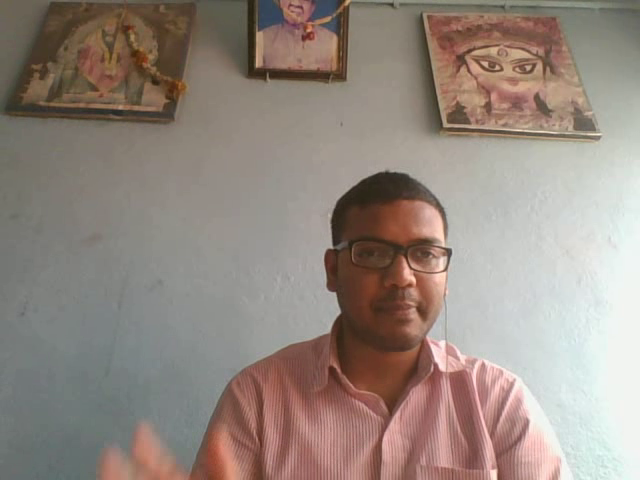
#> input picture frame 31 of UAV_other_directory/Computer-Vision-with-Python/DATA/student_capture_25.mp4, 640 x 480 px, given in place of DJI_0001.MP4, which was not available
$ python realtime_stitching_0.py   (older library calls are emulated)
#> lines starting #> are read from the running program, lines starting #| are printed output that depends on the picture; after the words box and inside, x2 and y2 are one past the last pixel; in counts of white or black regions, pixels touching at a corner belong together; pictures that were not available may be replaced by others from this repository, and a replacement may not be noted
### UAV_other_directory/panorama-stitching/imagesearch/panorama.py
# import the necessary packages
import cv2
import imutils
import numpy as np


class Stitcher:
	def __init__(self):
		# determine if we are using OpenCV v3.X
		self.isv3 = imutils.is_cv3(or_better=True)

	def stitch(self, images, ratio=0.75, reprojThresh=4.0,
		showMatches=False):
		# unpack the images, then detect keypoints and extract
		# local invariant descriptors from them
		(imageB, imageA) = images
		(kpsA, featuresA) = self.detectAndDescribe(imageA)
		(kpsB, featuresB) = self.detectAndDescribe(imageB)

		# match features between the two images
		M = self.matchKeypoints(kpsA, kpsB,
			featuresA, featuresB, ratio, reprojThresh)

		# if the match is None, then there aren't enough matched
		# keypoints to create a panorama
		if M is None:
			return None

		# otherwise, apply a perspective warp to stitch the images
		# together
		(matches, H, status) = M
		result = cv2.warpPerspective(imageA, H,
			(imageA.shape[1] + imageB.shape[1], imageA.shape[0]))
		result[0:imageB.shape[0], 0:imageB.shape[1]] = imageB

		# check to see if the keypoint matches should be visualized
		if showMatches:
			vis = self.drawMatches(imageA, imageB, kpsA, kpsB, matches,
				status)

			# return a tuple of the stitched image and the
			# visualization
			return (result, vis)

		# return the stitched image
		return result

	def detectAndDescribe(self, image):
		# convert the image to grayscale
		gray = cv2.cvtColor(image, cv2.COLOR_BGR2GRAY)

		# check to see if we are using OpenCV 3.X
		if self.isv3:
			# detect and extract features from the image
			descriptor = cv2.xfeatures2d.SIFT_create()
			(kps, features) = descriptor.detectAndCompute(image, None)

		# otherwise, we are using OpenCV 2.4.X
		else:
			# detect keypoints in the image
			detector = cv2.FeatureDetector_create("SIFT")
			kps = detector.detect(gray)

			# extract features from the image
			extractor = cv2.DescriptorExtractor_create("SIFT")
			(kps, features) = extractor.compute(gray, kps)

		# convert the keypoints from KeyPoint objects to NumPy
		# arrays
		kps = np.float32([kp.pt for kp in kps])

		# return a tuple of keypoints and features
		return (kps, features)

	def matchKeypoints(self, kpsA, kpsB, featuresA, featuresB,
		ratio, reprojThresh):
		# compute the raw matches and initialize the list of actual
		# matches
		matcher = cv2.DescriptorMatcher_create("BruteForce")
		rawMatches = matcher.knnMatch(featuresA, featuresB, 2)
		matches = []

		# loop over the raw matches
		for m in rawMatches:
			# ensure the distance is within a certain ratio of each
			# other (i.e. Lowe's ratio test)
			if len(m) == 2 and m[0].distance < m[1].distance * ratio:
				matches.append((m[0].trainIdx, m[0].queryIdx))

		# computing a homography requires at least 4 matches
		if len(matches) > 4:
			# construct the two sets of points
			ptsA = np.float32([kpsA[i] for (_, i) in matches])
			ptsB = np.float32([kpsB[i] for (i, _) in matches])

			# compute the homography between the two sets of points
			(H, status) = cv2.findHomography(ptsA, ptsB, cv2.RANSAC,
				reprojThresh)

			# return the matches along with the homograpy matrix
			# and status of each matched point
			return (matches, H, status)

		# otherwise, no homograpy could be computed
		return None

	# [20 lines left out: function drawMatches, not called in this run]

### UAV_other_directory/realtime-panorama-stitching/imagesearch/basicmotiondetector.py
# import the necessary packages
import imutils
import cv2

class BasicMotionDetector:
	def __init__(self, accumWeight=0.5, deltaThresh=5, minArea=5000):
		# determine the OpenCV version, followed by storing the
		# the frame accumulation weight, the fixed threshold for
		# the delta image, and finally the minimum area required
		# for "motion" to be reported
		self.isv2 = imutils.is_cv2()
		self.accumWeight = accumWeight
		self.deltaThresh = deltaThresh
		self.minArea = minArea

		# initialize the average image for motion detection
		self.avg = None

	def update(self, image):
		# initialize the list of locations containing motion
		locs = []

		# if the average image is None, initialize it
		if self.avg is None:
			self.avg = image.astype("float")
			return locs

		# otherwise, accumulate the weighted average between
		# the current frame and the previous frames, then compute
		# the pixel-wise differences between the current frame
		# and running average
		cv2.accumulateWeighted(image, self.avg, self.accumWeight)
		frameDelta = cv2.absdiff(image, cv2.convertScaleAbs(self.avg))

		# threshold the delta image and apply a series of dilations
		# to help fill in holes
		thresh = cv2.threshold(frameDelta, self.deltaThresh, 255,
			cv2.THRESH_BINARY)[1]
		thresh = cv2.dilate(thresh, None, iterations=2)

		# find contours in the thresholded image, taking care to
		# use the appropriate version of OpenCV
		cnts = cv2.findContours(thresh, cv2.RETR_EXTERNAL,
			cv2.CHAIN_APPROX_SIMPLE)
		cnts = imutils.grab_contours(cnts)

		# loop over the contours
		for c in cnts:
			# only add the contour to the locations list if it
			# exceeds the minimum area
			if cv2.contourArea(c) > self.minArea:
				locs.append(c)

		# return the set of locations
		return locs

### realtime-panorama-stitching/realtime_stitching_0.py
# -*- coding: utf-8 -*-
"""
Created on Sat Feb 21 17:42:39 2020
@author: KGaurav
"""
# python realtime_stitching.py  # Video Stitching
# import the necessary packages
from __future__ import print_function

import datetime
import time

import cv2
import imutils
import numpy as np
from imagesearch.basicmotiondetector import BasicMotionDetector
from imagesearch.panorama import Stitcher
from imutils.video import VideoStream

# initialize the video streams and allow them to warmup
print("[INFO] starting videos...")

# [10 lines of commented-out code are left out]
video1 = "R:/My Files/OneDrive - IIT Kanpur/Video Data/DJI 19 march GT Road/First Testing/2nd Drone/DJI_0001.MP4"
video2 = "R:/My Files/OneDrive - IIT Kanpur/Video Data/DJI 19 march GT Road/First Testing/3nd Drone/DJI_0001.MP4"
leftStream = VideoStream(video1).start()
rightStream = VideoStream(video2).start()

time.sleep(2.0)
# initialize the image stitcher, motion detector, and total number of frames read
stitcher = Stitcher()
motion = BasicMotionDetector(minArea=500)
total = 0
print("[INFO] Video Stitching is in progress...")

# loop over frames from the video streams
while True:
    # grab the frames from their respective video streams
    left = leftStream.read()
#> left is the input picture: shape (480, 640, 3); mean B, G, R 127.6, 136.2, 149
    right = rightStream.read()

    # resize the frames while keeping height unchanged
    left = imutils.resize(left, width=400)
#> left: shape (300, 400, 3)
    right = imutils.resize(right, width=400)

    # stitch the frames together to form the panorama IMPORTANT: you might have to change this line of code
    # depending on how your cameras are oriented; frames should be supplied in left-to-right order
    result = stitcher.stitch([left, right])
#> in detectAndDescribe, `gray = cv2.cvtColor(image, cv2.COLOR_BGR2GRAY)`:
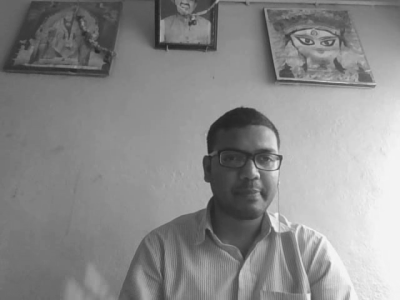
#> gray: shape (300, 400); min 34, max 246, mean 139.1
#> in detectAndDescribe, `kps = detector.detect(gray)`: kps = 368 keypoints; strongest (x, y, size): (280, 158, 3.9), (233, 144, 43.7), (255, 172, 5.3), (278, 168, 2.1)
#> in detectAndDescribe, `kps = np.float32([kp.pt for kp in kps])`: kps = 368 pairs, first value 10.74 to 373.5, second value 2.79 to 293.5
#> in stitch, `(kpsA, featuresA) = self.detectAndDescribe(imageA)`: kpsA has the same summary as kps in detectAndDescribe
#> in detectAndDescribe (call 2), `kps = detector.detect(gray)`: kps = 368 keypoints; strongest (x, y, size): (280, 158, 3.9), (233, 144, 43.7), (255, 172, 5.3), (278, 168, 2.1)
#> in stitch, `(kpsB, featuresB) = self.detectAndDescribe(imageB)`: kpsB = 368 pairs, first value 10.74 to 373.5, second value 2.79 to 293.5
#> in matchKeypoints, `rawMatches = matcher.knnMatch(featuresA, featuresB, 2)`: rawMatches = 368 matches
#> after the loop in matchKeypoints, `for m in rawMatches:`: matches = 368 pairs, first value 0 to 367, second value 0 to 367
#> in matchKeypoints, `ptsA = np.float32([kpsA[i] for (_, i) in matches])`: ptsA has the same summary as kpsB in stitch
#> in matchKeypoints, `ptsB = np.float32([kpsB[i] for (i, _) in matches])`: ptsB has the same summary as kpsB in stitch
#> in matchKeypoints, `(H, status) = cv2.findHomography(ptsA, ptsB, cv2.RANSAC, reprojThresh)`: H = [[1, -1.81e-15, 2.86e-13], [3.81e-16, 1, -1.55e-14], [4.27e-18, -7.3e-18, 1]]; status = 368 values from 1 to 1
#> in stitch, `result = cv2.warpPerspective(imageA, H, (imageA.shape[1] + imageB.shap..`:
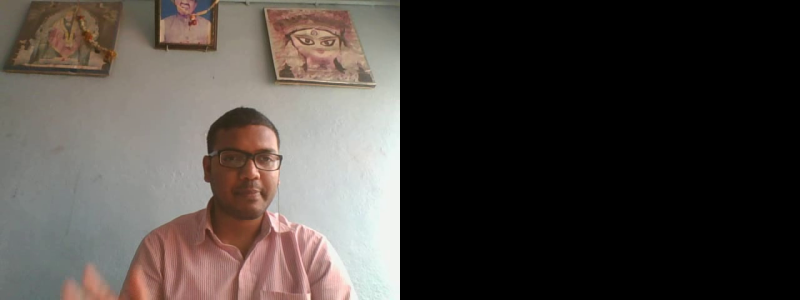
#> result: shape (300, 800, 3); mean B, G, R 63.8, 68.1, 74.5

    # no homograpy could be computed
    if result is None:
        print("[INFO] homography could not be computed")
        break

    # convert the panorama to grayscale, blur it slightly, update
    # the motion detector
    gray = cv2.cvtColor(result, cv2.COLOR_BGR2GRAY)
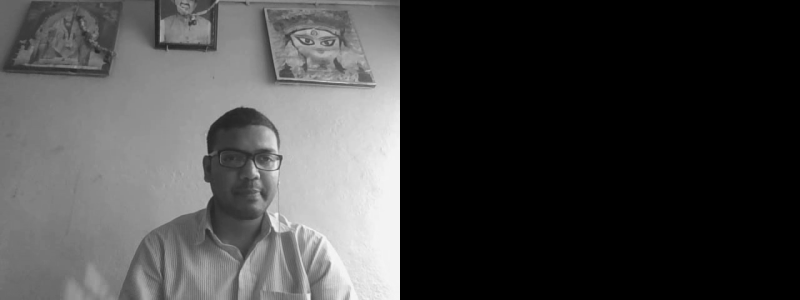
#> gray: shape (300, 800); min 0, max 246, mean 69.5
    gray = cv2.GaussianBlur(gray, (21, 21), 0)
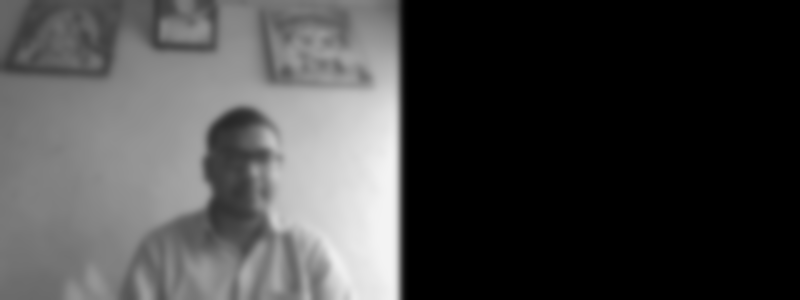
#> gray: shape (300, 800); min 0, max 243, mean 69.5
    locs = motion.update(gray)
#> locs = []

    # only process the panorama for motion if a nice average has
    # been built up
    if total > 32 and len(locs) > 0:
        # initialize the minimum and maximum (x, y)-coordinates,
        # respectively
        (minX, minY) = (np.inf, np.inf)
        (maxX, maxY) = (-np.inf, -np.inf)

        # loop over the locations of motion and accumulate the
        # minimum and maximum locations of the bounding boxes
        for l in locs:
            (x, y, w, h) = cv2.boundingRect(l)
            (minX, maxX) = (min(minX, x), max(maxX, x + w))
            (minY, maxY) = (min(minY, y), max(maxY, y + h))

        # draw the bounding box
        cv2.rectangle(result, (minX, minY), (maxX, maxY),
            (0, 0, 255), 3)

    # increment the total number of frames read and draw the
    # timestamp on the image
    total += 1
    timestamp = datetime.datetime.now()
    ts = timestamp.strftime("%A %d %B %Y %I:%M:%S%p")
    cv2.putText(result, ts, (10, result.shape[0] - 10),
        cv2.FONT_HERSHEY_SIMPLEX, 0.35, (0, 0, 255), 1)
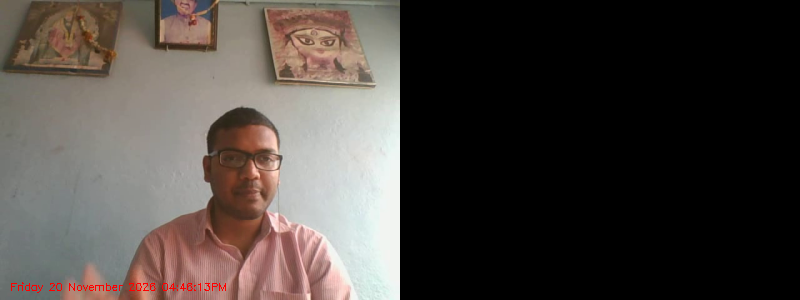
#> result: shape (300, 800, 3); 0.2% of pixels changed, all inside (x1, y1, x2, y2) = (11, 282, 226, 293)

    # show the output images
    cv2.imshow("Left Frame", left)
    cv2.imshow("Right Frame", right)
    cv2.imshow("Result", result)
    key = cv2.waitKey(1) & 0xFF
#> (key q is pressed here)

    # if the `q` key was pressed, break from the loop
    if key == ord("q"):
        break

# do a bit of cleanup
print("[INFO] cleaning up...")
cv2.destroyAllWindows()
leftStream.stop()
rightStream.stop()

$ run again, starting later in the video
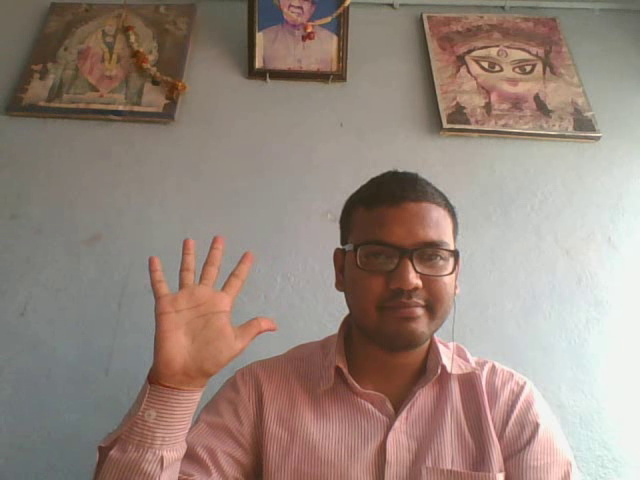
#> input picture frame 140 of UAV_other_directory/Computer-Vision-with-Python/DATA/student_capture_25.mp4, 640 x 480 px, given in place of DJI_0001.MP4, which was not available
#> left is the input picture: shape (480, 640, 3); mean B, G, R 124.5, 134, 151.1
#> left: shape (300, 400, 3)
#> in detectAndDescribe, `gray = cv2.cvtColor(image, cv2.COLOR_BGR2GRAY)`:
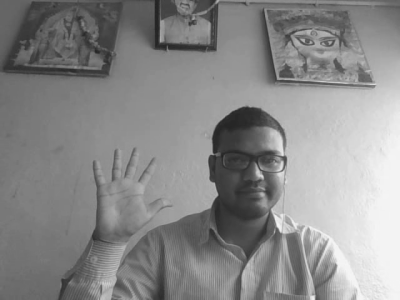
#> gray: shape (300, 400); min 35, max 246, mean 138
#> in detectAndDescribe, `kps = detector.detect(gray)`: kps = 404 keypoints; strongest (x, y, size): (284, 158, 3.8), (259, 175, 5.3), (239, 142, 43.8), (239, 208, 52.6)
#> in detectAndDescribe, `kps = np.float32([kp.pt for kp in kps])`: kps = 404 pairs, first value 10.83 to 373.6, second value 3 to 296.9
#> kpsA has the same summary as kps in detectAndDescribe
#> in detectAndDescribe (call 2), `kps = detector.detect(gray)`: kps = 404 keypoints; strongest (x, y, size): (284, 158, 3.8), (259, 175, 5.3), (239, 142, 43.8), (239, 208, 52.6)
#> kpsB = 404 pairs, first value 10.83 to 373.6, second value 3 to 296.9
#> rawMatches = 404 matches
#> after the loop in matchKeypoints, `for m in rawMatches:`: matches = 404 pairs, first value 0 to 403, second value 0 to 403
#> ptsA has the same summary as kpsB in stitch
#> ptsB has the same summary as kpsB in stitch
#> in matchKeypoints, `(H, status) = cv2.findHomography(ptsA, ptsB, cv2.RANSAC, reprojThresh)`: H = [[1, -2.33e-16, 5.88e-14], [-5.08e-16, 1, 1.05e-13], [-4.81e-18, -1.49e-18, 1]]; status = 404 values from 1 to 1
#> locs = []
#> `cv2.putText(result, ts, (10, result.shape[0] - 10), cv2.FONT_HERSHEY_S..`:
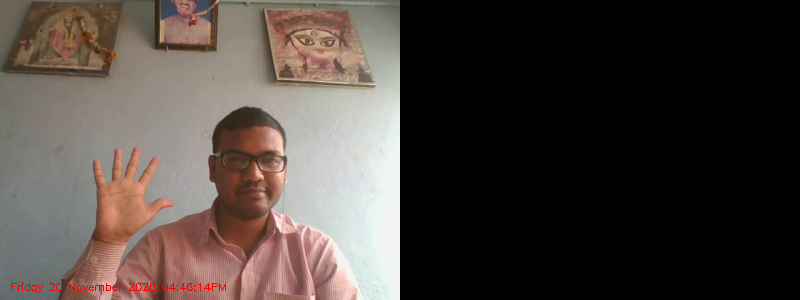
#> result: shape (300, 800, 3); mean B, G, R 62, 66.8, 75.8

$ run again, starting later in the video
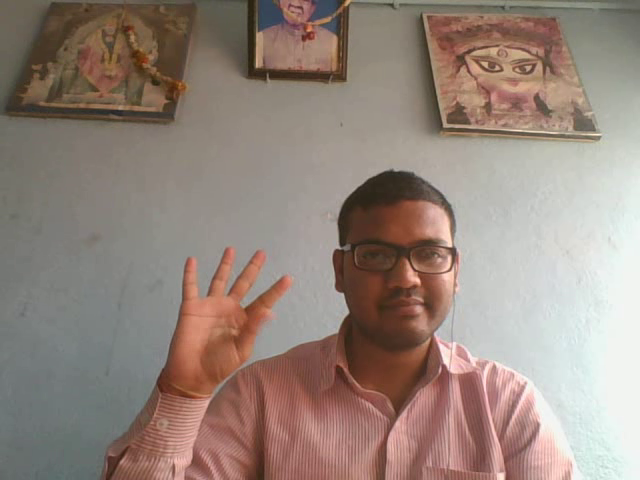
#> input picture frame 250 of UAV_other_directory/Computer-Vision-with-Python/DATA/student_capture_25.mp4, 640 x 480 px, given in place of DJI_0001.MP4, which was not available
#> left is the input picture: shape (480, 640, 3); mean B, G, R 123.8, 133.2, 149.6
#> left: shape (300, 400, 3)
#> in detectAndDescribe, `kps = detector.detect(gray)`: kps = 408 keypoints; strongest (x, y, size): (283, 157, 3.9), (238, 142, 43.4), (258, 174, 5.4), (260, 175, 2.9)
#> in detectAndDescribe, `kps = np.float32([kp.pt for kp in kps])`: kps = 408 pairs, first value 10.65 to 373.9, second value 2.84 to 292.1
#> kpsA has the same summary as kps in detectAndDescribe
#> in detectAndDescribe (call 2), `kps = detector.detect(gray)`: kps = 408 keypoints; strongest (x, y, size): (283, 157, 3.9), (238, 142, 43.4), (258, 174, 5.4), (260, 175, 2.9)
#> kpsB = 408 pairs, first value 10.65 to 373.9, second value 2.84 to 292.1
#> rawMatches = 408 matches
#> after the loop in matchKeypoints, `for m in rawMatches:`: matches = 408 pairs, first value 0 to 407, second value 0 to 407
#> ptsA has the same summary as kpsB in stitch
#> ptsB has the same summary as kpsB in stitch
#> in matchKeypoints, `(H, status) = cv2.findHomography(ptsA, ptsB, cv2.RANSAC, reprojThresh)`: H = [[1, 1.28e-15, 2.95e-13], [-1.19e-15, 1, 1.97e-13], [-1.28e-17, 4.32e-18, 1]]; status = 408 values from 1 to 1
#> `gray = cv2.GaussianBlur(gray, (21, 21), 0)`:
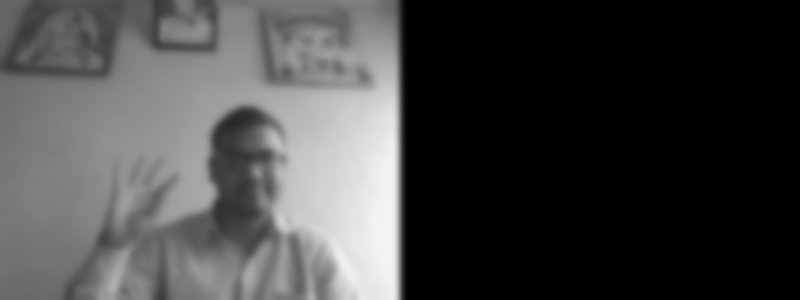
#> gray: shape (300, 800); min 0, max 243, mean 68.5
#> locs = []
#> `cv2.putText(result, ts, (10, result.shape[0] - 10), cv2.FONT_HERSHEY_S..`:
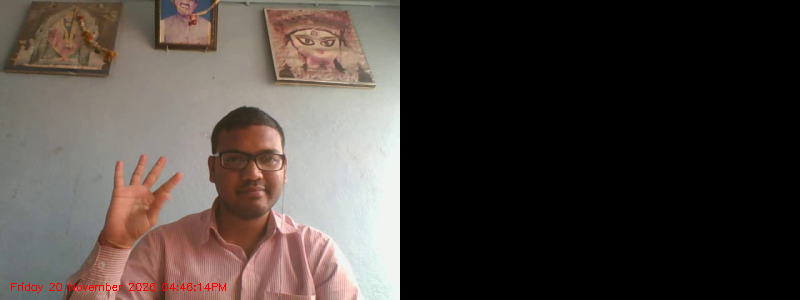
#> result: shape (300, 800, 3); mean B, G, R 61.7, 66.4, 75
